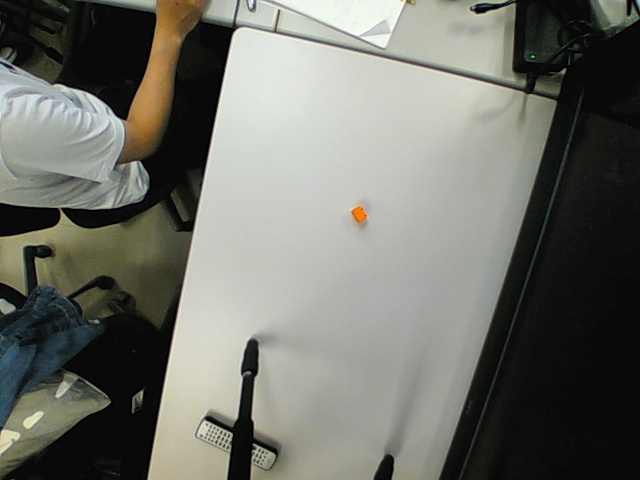
#> input picture Image_size_test/Image_size_label/test2.jpg, 640 x 480 px
$ python Image_size_label.py
#> lines starting #> are read from the running program, lines starting #| are printed output that depends on the picture; after the words box and inside, x2 and y2 are one past the last pixel; in counts of white or black regions, pixels touching at a corner belong together; long printed decimals are rounded
# -*- coding: utf-8 -*-
import cv2
import numpy as np

def main():
    # 入力画像の取得
    im = cv2.imread("test2.jpg")
#> im is the input picture: shape (480, 640, 3); mean B, G, R 105.1, 112.2, 111.2

    # グレースケール変換
    gray = cv2.cvtColor(im, cv2.COLOR_BGR2GRAY)
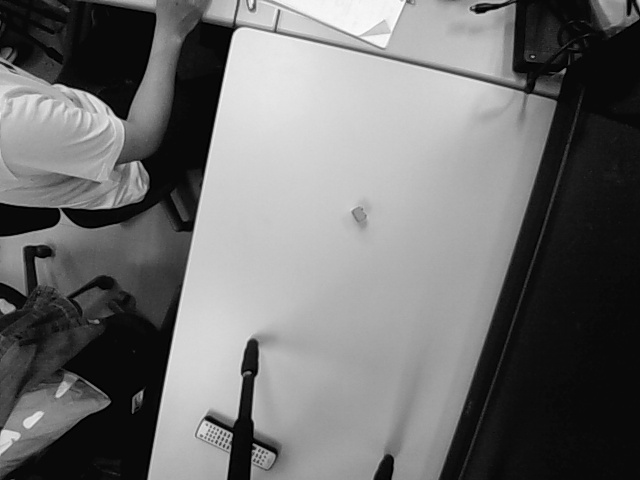
#> gray: shape (480, 640); min 0, max 254, mean 111.1

    # 2値化
    gray = cv2.threshold(gray, 0, 255, cv2.THRESH_BINARY | cv2.THRESH_OTSU)[1]
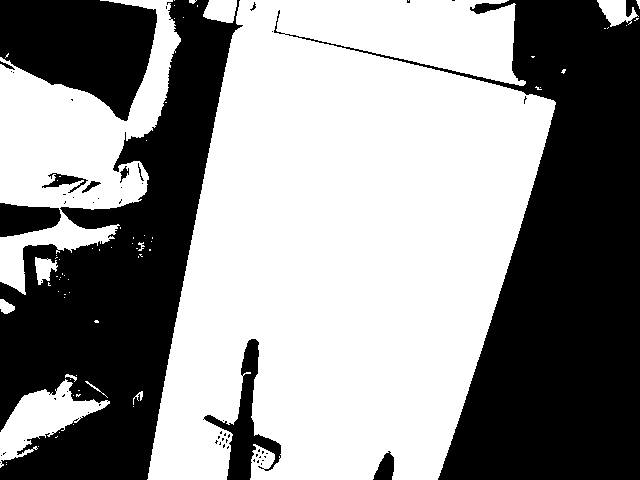
#> gray: shape (480, 640); 56.3% white; 59 black regions (47 under 20 px), largest, box (x1, y1, x2, y2) and area: (274, 0, 640, 480) 65744, (0, 0, 243, 480) 49978, (0, 0, 157, 121) 13044

    # ラベリング処理
    label = cv2.connectedComponentsWithStats(gray)

    # ブロブ情報を項目別に抽出
    n = label[0] - 1
#> n = 72
    data = np.delete(label[2], 0, 0)
#> data = 72 rows, first 6: [0, 0, 181, 295, 21853], [174, 0, 1, 1, 1], [189, 0, 8, 4, 22], [203, 0, 34, 23, 628], [147, 0, 409, 480, 145063], [408, 0, 1, 1, 1]
    center = np.delete(label[3], 0, 0)
#> center = 72 pairs, first value 5.83 to 638.1, second value 0 to 464

    # ブロブ面積最大のインデックス
    max_index = np.argmax(data[:,4])
#> max_index = 4

    # 面積最大ブロブの各種情報を表示
    print("外接矩形の左上x座標", data[:,0][max_index])
#| 外接矩形の左上x座標 147
    print("外接矩形の左上y座標", data[:,1][max_index])
#| 外接矩形の左上y座標 0
    print("外接矩形の幅", data[:,2][max_index])
#| 外接矩形の幅 409
    print("外接矩形の高さ", data[:,3][max_index])
#| 外接矩形の高さ 480
    print("面積", data[:,4][max_index])
#| 面積 145063
    print("中心座標:\n",center[max_index])
#| 中心座標:
#|  [349.215 236.580]

if __name__ == '__main__':
    main()
